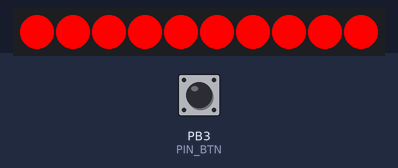
Recording of a sketch running on a simulated ATtiny85, built with avr-gcc and run on an emulated ATtiny85. Parts: 10 RGB LEDs in strip order, left to right. Inputs (shaded band) come from the test bench; at power-on: PB3 (PIN_BTN) HIGH. Dim RGB values are drawn brighter than linear; random numbers use the default seed unless the sketch sets one; EEPROM starts erased; what the sketch prints to the serial monitor is not drawn.

Above: at 2.2 s.
2.3 s: PB3 (PIN_BTN) pulled LOW for 3.2 s
At 5.78 s:
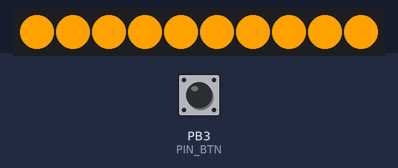
6.1 s: PB3 (PIN_BTN) pulled LOW for 3.2 s
At 7.63 s:
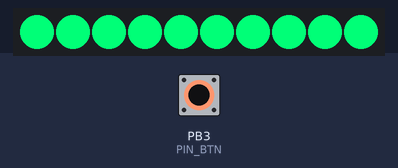
9.9 s: PB3 (PIN_BTN) pulled LOW for 0.15 s
At 11.0 s:
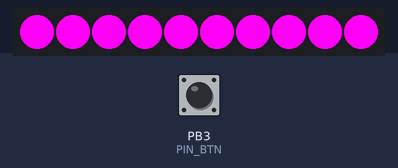
12.2 s: PB3 (PIN_BTN) pulled LOW for 0.15 s
At 14.2 s:
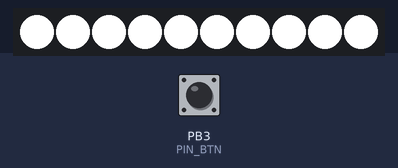
14.5 s: PB3 (PIN_BTN) pulled LOW for 3.2 s
At 17.65 s:
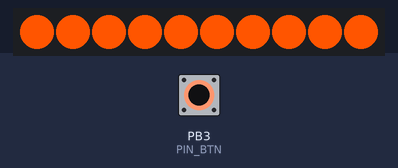
18.3 s: PB3 (PIN_BTN) pulsed LOW 5 times (0.12 s each, 0.3 s apart)
At 20.7 s:
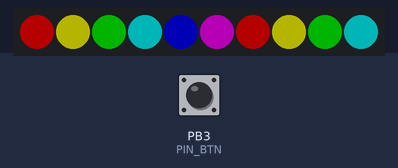
Timing chart, 0 to 22.2 s (numbered marks = the images above; inputs shaded):
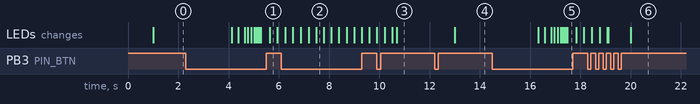

The sketch:

LedLight2.ino
```cpp
// (licence header left out)
#include <EEPROM.h>
#include "Button.h"
#include "Ytani_NeoPixel.h"
#include "Mode_Rainbow.h"
#include "Mode_SingleColor.h"
#include "Mode_Random1.h"

const unsigned long LOOP_DELAY = 0;  // ms
const unsigned long DEBOUNCE   = 50;  // ms

const uint8_t PIN_BTN = 3;
const uint8_t PIN_LEDS  = 4;
const uint8_t LEDS_N   = 10;
const uint8_t BRIGHTNESS_MAX = 255;
uint8_t CurBr = BRIGHTNESS_MAX / 4;

Ytani_NeoPixel   *Leds;
Button Btn(PIN_BTN, "Button");

int eepMode = 0; // uint8_t (1 byte)
int eepBr   = eepMode + 1; // uint8_t (1 byte)
int eepContRainbow = eepBr + 1; // unsigned long (4 bytes)
int eepContSingleColor = eepContRainbow + 4; // unsigned long (4 bytes)
int eepContRandom1 = eepContSingleColor + 4; // unsigned long (4 bytes)
int eepSatRainbow = eepContRandom1 + 4; // uint8_t (1 bytes)
int eepSatSingleColor = eepSatRainbow + 1; // uint8_t (1 bytes)

Mode_Rainbow     mode_rainbow(eepContRainbow, eepSatRainbow);
Mode_SingleColor mode_single_color(eepContSingleColor, eepSatSingleColor);
Mode_Random1     mode_random1(eepContRandom1, NULL);

ModeBase* Mode[] =
  {
   &mode_single_color,
   &mode_rainbow,
   &mode_random1
  };
const int ModeN = sizeof(Mode) / sizeof(Mode[0]);
uint8_t CurMode = 0;

/**
 * ATTiny85 の割り込みルーチン(固定)
 *
 *  PCINT0_vect: ピン変化割り込み要求0(固定)
 */
ISR(PCINT0_vect) {
  btn_intr_hdr();
}

/**
 *
 */
void btn_intr_hdr() {
  static unsigned long prev_ms = 0;
  unsigned long        cur_ms = millis();

  if ( cur_ms - prev_ms > DEBOUNCE ) {
    prev_ms = cur_ms;

    (void)Btn.get();
  }
} // btn_intr_hdr()

/**
 *
 */
void btn_loop_hdr() {
  if ( Mode[CurMode]->btn_loop_hdr(Leds, &Btn) ) {
    return;
  }

  int n = Btn.get_click_count();

  if ( n == 2 ) {
    CurBr /= 4;
    if ( CurBr == 0 ) {
      CurBr = BRIGHTNESS_MAX;
    }
    EEPROM.put(eepBr, CurBr);
    return;
  }

  if ( n > 2 ) {
    CurMode = (CurMode + 1) % ModeN;
    EEPROM.put(eepMode, CurMode);
    return;
  }
} // btn_loop_hdr()

/**
 *
 */
void setup() {
  randomSeed(analogRead(0));

  Leds = new Ytani_NeoPixel(LEDS_N, PIN_LEDS);
  Leds->clear();
  Leds->setColor(0, 0x0000ff);
  Leds->show();

  EEPROM.get(eepMode, CurMode);
  if ( CurMode >= ModeN ) {
    CurMode = 0;
  }

  EEPROM.get(eepBr, CurBr);
  if ( CurBr == 0 || CurBr > BRIGHTNESS_MAX ) {
    CurBr = BRIGHTNESS_MAX / 4;
  }

  // 割込設定
  GIMSK |= (1 << PCIE);  // PCINT割り込み有効
  PCMSK = (1 << PCINT3); // Pin3の割り込み許可
  interrupts();

  delay(1000);
} // setup()

/**
 *
 */
void loop() {
  if ( Btn.get() ) {
    noInterrupts();
    btn_loop_hdr();
    interrupts();
  }

  Mode[CurMode]->loop(Leds, &Btn);
  Leds->show();
  interrupts();

  delay(LOOP_DELAY);
} // loop()
```

Button.cpp
```cpp
// (licence header left out)
#include "Button.h"

/**
 *
 */
Button::Button(uint8_t pin, String name)
{
  this->_pin               = pin;
  this->_name              = name;

  this->_value             = Button::OFF;
  this->_prev_value        = Button::OFF;
  this->_press_start       = 0;
  this->_first_press_start = 0;
  this->_count             = 0;
  this->_click_count	   = 0;
  this->_long_pressed      = false;
  this->_repeated          = false;

  this->_is_enabled        = true;

  pinMode(this->_pin, INPUT_PULLUP);
} // Button::Button()

/**
 * return:
 *	true	changed
 *	false	to be ignored
 */
boolean Button::get()
{
  unsigned long cur_msec = millis();
  boolean 	ret = false;

  if ( ! this->_is_enabled ) {
    return false;
  }

  // is Enabled

  this->_prev_value = this->_value;
  this->_value = digitalRead(this->_pin);

  this->_click_count = 0;
  if ( this->_count > 0 ){
    if ( cur_msec - this->_first_press_start > CLICK_MSEC ) {
      // click count is detected
      this->_click_count = this->_count;
      this->_count = 0;
      ret = true;
    }
  }

  if ( this->_value == Button::OFF ) {
    // Released button then refresh some flags and do nothing any more
    this->_press_start = 0;
    this->_long_pressed = false;
    this->_repeated = false;

    if ( this->_prev_value == Button::ON) {
      // Released now !
      return true;
    }
    return ret;
  }

  // this->_value == Button::ON
  if ( this->_prev_value == Button::OFF ) {
    // Pushed now !
    this->_press_start = cur_msec;
    this->_count++;
    if ( this->_count == 1 ) {
      this->_first_press_start = cur_msec;
    }
    return true;
  }

  // check long pressed
  if ( ! this->_long_pressed ) {
    if ( cur_msec - this->_press_start > LONG_PRESS_MSEC ) {
      this->_long_pressed = true;
      this->_press_start = cur_msec;
      return true;
    } else {
      return ret;
    }
  }

  // long pressed .. check repeat
  if ( cur_msec - this->_press_start > REPEAT_MSEC ) {
    this->_repeated = true;
    this->_press_start = cur_msec;
    return true;
  }

  return ret;
} // Button::get()

void Button::enable()
{
  this->_is_enabled = true;
}
void Button::disable()
{
  this->_is_enabled = false;
}
boolean Button::is_enabled()
{
  return this->_is_enabled;
}

String Button::get_name()
{
  return this->_name;
}
boolean Button::get_value()
{
  return this->_value;
}
count_t Button::get_count()
{
  return this->_count;
}
count_t Button::get_click_count()
{
  return this->_click_count;
}
boolean Button::is_long_pressed()
{
  return this->_long_pressed;
}
boolean Button::is_repeated()
{
  return this->_repeated;
}

void Button::print() {
  print(false);
}
void Button::print(boolean interrupt)
{
  String str = interrupt ? "!" : " ";

  str += "Btn[" + this->_name + "] ";
  str += this->_value ? "OFF "  : "ON  ";
  str += String(this->_count) + " ";
  str += String(this->_click_count) + " ";
  str += this->_long_pressed ? "Long " : "---- ";
  str += this->_repeated ? "Repeat "  : "------ ";

  Serial.println(str);
}
```

Button.h
```cpp
/**
 * (c) 2021 Yoichi Tanibayashi
 *
 *  ==========================================================================
 *  example1
 *  --------------------------------------------------------------------------
 *  :
 *  #include "Button.h"
 *  :
 *  Button btn;
 *  :
 *  void btn_intr_hdr() {
 *    if ( btn.get() ) {
 *      app_btn_intr_hdr(&btn);
 *    }
 *  }
 *
 *  void setup() {
 *    btn.setup(pin, "button_name");
 *    :
 *    attachInterrupt(digitalPinToInterrupt(pin), btn_intr_hdr, CHANGE);
 *  }
 *
 *  void loop() {
 *    :
 *    if ( btn.get() ) {
 *      app_btn_loop_hdr(&btn);
 *    }
 *    :
 *  }
 *  ==========================================================================
 */
#ifndef BUTTON_H
#define BUTTON_H
#include <Arduino.h>

typedef uint8_t		button_event_t;
typedef uint8_t		count_t;

class Button {
 public:
  static const unsigned long    ON                      = LOW;
  static const unsigned long    OFF                     = HIGH;

  static const unsigned long	DEBOUNCE        	=   10;
  static const unsigned long	LONG_PRESS_MSEC 	= 1000;
  static const unsigned long	REPEAT_MSEC     	=  300;
  static const unsigned long	CLICK_MSEC		=  800;

  static const button_event_t	EVENT_NONE		= 0x00;
  static const button_event_t	EVENT_LONG_PRESSED 	= 0x01;
  static const button_event_t	EVENT_REPEAT		= 0x03;
  static const button_event_t	EVENT_INTRRUPT		= 0x10;
  static const button_event_t	EVENT_PESSED		= 0x30;
  static const button_event_t	EVENT_RELEASED		= 0x50;
  static const button_event_t	EVENT_CLICK		= 0x54;

  Button(uint8_t pin, String name);

  boolean	get();

  void		enable();
  void		disable();
  boolean	is_enabled();

  String  	get_name();
  boolean 	get_value();
  count_t    	get_count();
  count_t	get_click_count();
  boolean	is_long_pressed();
  boolean	is_repeated();

  void    	print();
  void    	print(boolean interrupt);

 private:
  String	_name;
  boolean	_is_enabled = false;
  uint8_t	_pin;
  boolean	_value;      // OFF/ON
  boolean	_prev_value; // OFF/ON
  unsigned long	_first_press_start; // msec
  unsigned long	_press_start;       // msec
  count_t	_count;
  count_t	_click_count;
  boolean	_long_pressed;
  boolean	_repeated;
};

#endif
```

ModeBase.h
```cpp
// (licence header left out)
#ifndef MODE_BASE_H
#define MODE_BASE_H

#include <EEPROM.h>
#include "Ytani_NeoPixel.h"
#include "Button.h"

extern const uint8_t LEDS_N;
extern const uint8_t BRIGHTNESS_MAX;
//extern int ModeN;
extern uint8_t CurBr;

class ModeBase {
public:
  ModeBase() {};

  virtual void loop(Ytani_NeoPixel *leds, Button *btn) = 0;
  virtual boolean btn_loop_hdr(Ytani_NeoPixel *leds, Button *btn) = 0;
};

#endif // MODE_BASE_H
```

Mode_Rainbow.cpp
```cpp
// (licence header left out)
#include "Mode_Rainbow.h"

/**
 *
 */
Mode_Rainbow::Mode_Rainbow(int eepCont, int eepSat): ModeBase() {
  if ( eepCont < 0 ) {
    return;
  }

  this->__eep_continuous = eepCont;
  EEPROM.get(this->__eep_continuous, this->_continuous);
  if ( this->_continuous > this->CONTINUOUS_INIT ) {
    this->_continuous = 0;
  }

  this->__eep_sat = eepSat;
  EEPROM.get(this->__eep_sat, this->_cur_sat);
}

/**
 *
 */
void Mode_Rainbow::loop(Ytani_NeoPixel *leds, Button *btn) {
  if ( this->_continuous > 0 ) {
    this->incHueDeg(this->DEG_INC);
    delay(this->_continuous);
  }
  this->display(leds);
}

/**
 *
 */
void Mode_Rainbow::display1(Ytani_NeoPixel *leds, int led_i, uint16_t hue_deg) {
  leds->setColorHSVdeg(led_i, hue_deg, this->_cur_sat, CurBr);
}

/**
 *
 */
void Mode_Rainbow::display(Ytani_NeoPixel *leds, bool force=false) {
  for (int led_i=0; led_i < leds->pixels_n; led_i++) {
    uint16_t hue_deg = (this->_cur_hue_deg + led_i * this->DEG_DIFF) % this->DEG_MAX;
    this->display1(leds, led_i, hue_deg);
    //leds->setColorHSVdeg(led_i, hue_deg, 0xff, CurBr);
  } // for(led_i)
}

/**
 *
 */
boolean Mode_Rainbow::btn_loop_hdr(Ytani_NeoPixel *leds, Button *btn) {
  static int repeat_count = 0;
  int click_n = btn->get_click_count();

  if ( btn->get_value() == Button::ON ) {
    if ( btn->is_repeated() ) {
      this->_cur_sat = 0xff;
      EEPROM.put(this->__eep_sat, this->_cur_sat);

      repeat_count++;
      if ( repeat_count >= this->REPEAT_UNIT ) {
        if ( this->_continuous == 0 ) {
          this->_continuous = this->CONTINUOUS_INIT;
        } else if ( repeat_count % this->REPEAT_UNIT == 0 ) {
          this->_continuous /= 2;
          if ( this->_continuous < 1 ) {
            this->_continuous = 1;
          }
        }
        EEPROM.put(this->__eep_continuous, this->_continuous);
      }
    }
    return true;
  }

  // Button::OFF
  repeat_count = 0;

  if ( click_n == 1 ) {
    if ( this->_continuous > 0 ) {
      this->_continuous = 0;
      EEPROM.put(this->__eep_continuous, this->_continuous);
    } else {
      if ( this->_cur_sat == 0 ) {
        this->_cur_sat = 0xff;
      } else {
        this->_cur_hue_deg =
          ((this->_cur_hue_deg / this->DEG_DIFF) + 1) * this->DEG_DIFF % DEG_MAX;
        if ( this->_cur_hue_deg == 0 ) {
          this->_cur_sat = 0;
        }
      }
      EEPROM.put(this->__eep_sat, this->_cur_sat);
      this->display(leds, true);
    }
    return true;
  }

  return false;
} // loop_intr_hdr()

/**
 *
 */
void Mode_Rainbow::incHueDeg(uint16_t deg) {
  this->_cur_hue_deg = (this->_cur_hue_deg + deg) % this->DEG_MAX;
}
```

Mode_Rainbow.h
```cpp
// (licence header left out)
#ifndef MODE_RAINBOW_H
#define MODE_RAINBOW_H

#include "ModeBase.h"

class Mode_Rainbow: public ModeBase {
public:
  const uint16_t DEG_MAX = 360;
  const uint16_t DEG_DIFF = 60;
  const uint16_t DEG_INC = 2;

  const uint16_t CONTINUOUS_INIT = 500;
  const uint8_t CONTINUOUS_DEF = 64;
  const uint8_t REPEAT_UNIT = 1;

  Mode_Rainbow(int eepCont, int eepSat);

  virtual void loop(Ytani_NeoPixel *leds, Button *btn);
  virtual void display1(Ytani_NeoPixel *leds, int led_n, uint16_t hue_deg);
  virtual void display(Ytani_NeoPixel *leds, bool force=false);
  virtual boolean btn_loop_hdr(Ytani_NeoPixel *leds, Button *btn);

  virtual void incHueDeg(uint16_t deg);

protected:
  uint16_t _cur_hue_deg = 0;
  uint8_t _cur_sat = 0xff;
  unsigned long _continuous = 0;
  int __eep_continuous, __eep_sat;
};
#endif // MODE_RAINBOW_H
```

Mode_Random1.cpp
```cpp
// (licence header left out)
#include "Mode_Random1.h"

/**
 *
 */
void Mode_Random1::display(Ytani_NeoPixel *leds, bool force=false) {
  if ( this->_continuous == 0 ) {
    this->_continuous = this->CONTINUOUS_INIT;
  }
  leds->setColorHSVdeg(random(LEDS_N), random(DEG_MAX), 0xff, CurBr);
}
```

Mode_Random1.h
```cpp
// (licence header left out)
#ifndef MODE_RANDOM1_H
#define MODE_RANDOM1_H

#include "Mode_Rainbow.h"

class Mode_Random1: public Mode_Rainbow {
public:
  Mode_Random1(int eepCont, int eepSat): Mode_Rainbow(eepCont, eepSat) {};
  void display(Ytani_NeoPixel *leds, bool force) override;
};
#endif // MODE_RANDOM1_H
```

Mode_SingleColor.cpp
```cpp
// (licence header left out)
#include "Mode_SingleColor.h"

/**
 *
 */
void Mode_SingleColor::display(Ytani_NeoPixel *leds, bool force=false) {
  for (int led_i=0; led_i < leds->pixels_n; led_i++) {
    this->display1(leds, led_i, this->_cur_hue_deg);
  } // for(led_i)
}
```

Mode_SingleColor.h
```cpp
// (licence header left out)
#ifndef MODE_SINGLE_COLOR_H
#define MODE_SINGLE_COLOR_H

#include "Mode_Rainbow.h"

class Mode_SingleColor: public Mode_Rainbow {
public:
  Mode_SingleColor(int eepCont, int eepSat): Mode_Rainbow(eepCont, eepSat) {};
  void display(Ytani_NeoPixel *leds, bool force) override;
};
#endif // MODE_SINGLE_COLOR_H
```

Ytani_NeoPixel.cpp
```cpp
// (licence header left out)
#include "Ytani_NeoPixel.h"

/**
 *
 * @param[in] n number of LEDs
 * @param[in] pin GPIO pin number
 */
Ytani_NeoPixel::Ytani_NeoPixel(uint8_t n, uint8_t pin) {
  Serial.println("n=" + String(n));
  this->pixels_n = n;
  this->pin = pin;
  this->_pixels = Adafruit_NeoPixel(n, pin, NEO_GRB + NEO_KHZ800);
  this->_pixels.begin();
  this->_pixels.setBrightness(255);
} // Ytani_NeoPixel::Ytani_NeoPixel()

/**
 * @fn
 *
 * @param[in] hue 0-65535(0xffff)
 * @param[in] sat 0-255
 * @param[in] val 0-255
 * @return uint32_t RGB Color
 */
uint32_t Ytani_NeoPixel::colorHSV(uint16_t hue, uint8_t sat, uint8_t val) {
    return this->_pixels.ColorHSV(hue, sat, val);
} // Ytani_NeoPixel::colorHSV()

/**
 * @fn
 *
 * @param[in] led_i  index of the LED
 * @param[in] hue  0-0xffff
 * @param[in] sat  0-0xff
 * @param[in] val  0-0xff
 */
void Ytani_NeoPixel::setColorHSV(int led_i, uint16_t hue, uint8_t sat, uint8_t val) {
  this->setColor(led_i, this->colorHSV(hue, sat, val));
} // Ytani_NeoPixel::setColorHSV()

/**
 * @fn
 *
 * @param[in] led_i  index of the LED
 * @param[in] hue  0-359 (in degree)
 * @param[in] sat  0-0xff
 * @param[in] val  0-0xff
 */
void Ytani_NeoPixel::setColorHSVdeg(int led_i, uint16_t hue_deg, uint8_t sat, uint8_t val) {
  hue_deg %= 360;
  this->setColorHSV(led_i, (uint16_t)(0x10000L * hue_deg / 360), sat, val);
} // Ytani_NeoPixel::setColorHSVdeg()
```

Ytani_NeoPixel.h
```cpp
// (licence header left out)
#ifndef YTANI_NEOPIXEL_H
#define YTANI_NEOPIXEL_H

#include <Adafruit_NeoPixel.h>

/**
 *
 */
class Ytani_NeoPixel {
public:
  uint8_t pixels_n = 0;
  uint8_t pin;

  Ytani_NeoPixel(uint8_t n, uint8_t pin);
  void clear() { this->_pixels.clear(); }
  void show() { this->_pixels.show(); interrupts();}
  void setColor(int led_i, uint32_t col) { this->_pixels.setPixelColor(led_i, col); }
  void setColor(int led_i, uint8_t r, uint8_t g, uint8_t b) {
    this->_pixels.setPixelColor(led_i, r, g, b); }
  uint32_t getColor(int led_i) { return this->_pixels.getPixelColor(led_i); }
  uint32_t color(uint8_t r, uint8_t g, uint8_t b) { return this->_pixels.Color(r, g, b); }

  /**
   * @param hue 0-65535(0xffff)
   * @param sat 0-255
   * @param val 0-255
   */
  uint32_t colorHSV(uint16_t hue, uint8_t sat, uint8_t val);
  void setColorHSV(int led_i, uint16_t hue, uint8_t sat, uint8_t val);
  void setColorHSVdeg(int led_i, uint16_t hue_deg, uint8_t sat, uint8_t val);

protected:
  Adafruit_NeoPixel _pixels;
};
#endif // YTANI_NEOPIXEL_H
```

Measured:
- after the input at 12.2 s, the LEDs: change after 0.81 s (image 4)
- after the input at 14.5 s, the LEDs: first change after 1.8 s (image 5 shows a later state)
